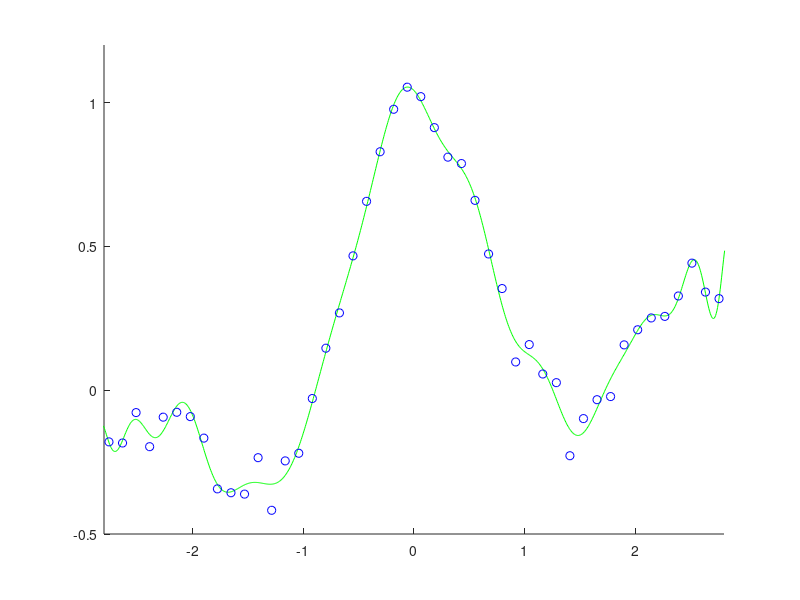

MATLAB code to generate this figure:
n=50; N=1000; x=linspace(-3,3,n)'; X=linspace(-3,3,N)';
pix=pi*x; y=sin(pix)./(pix)+0.1*x+0.05*randn(n,1);

p(:,1)=ones(n,1); P(:,1)=ones(N,1);
for j=1:15
  p(:,2*j)=sin(j/2*x); p(:,2*j+1)=cos(j/2*x);
  P(:,2*j)=sin(j/2*X); P(:,2*j+1)=cos(j/2*X);
end
t=p\y; F=P*t;

figure(1); clf; hold on; axis([-2.8 2.8 -0.5 1.2]);
plot(X,F,'g-'); plot(x,y,'bo'); 
